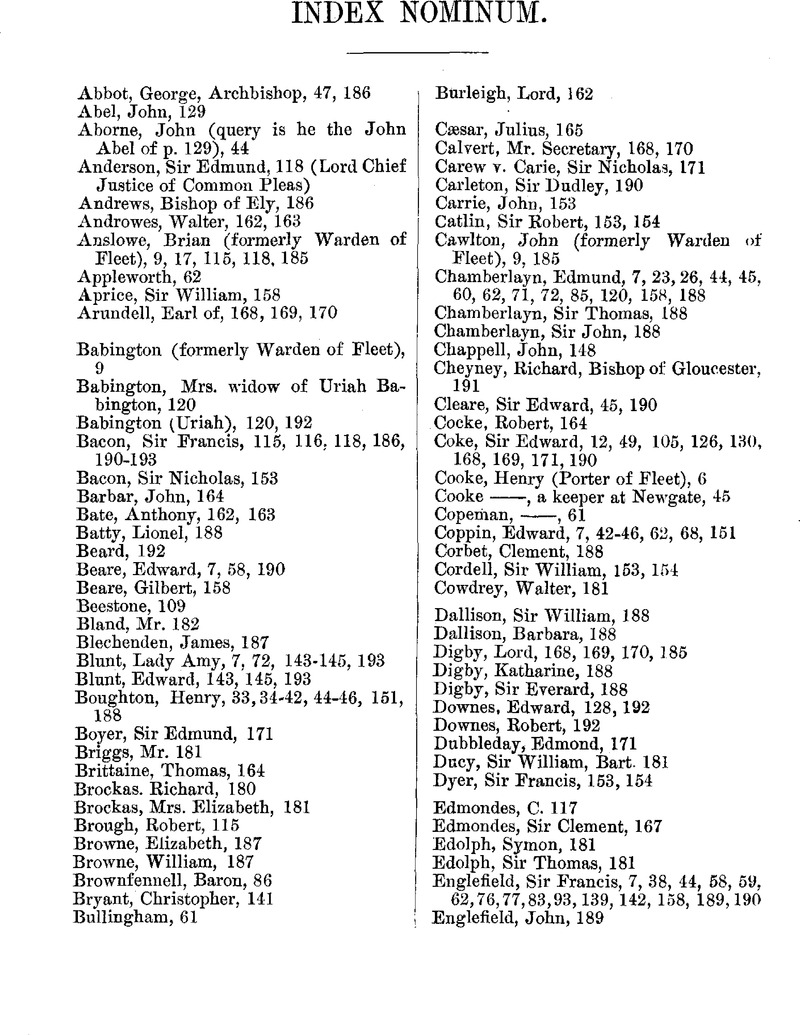
#> input picture ocr_index.jpg, 800 x 1035 px
$ jupyter execute --allow-errors ocr_index.ipynb
#> lines starting #> are read from the running program, lines starting #| are printed output that depends on the picture; after the words box and inside, x2 and y2 are one past the last pixel; in counts of white or black regions, pixels touching at a corner belong together
[cell 1]
import pytesseract
from PIL import Image
image_file = "ocr_index.jpg"

[cell 2]
img = Image.open(image_file)
#> img is the input picture: PIL image 800x1035 L; min 0, max 255, mean 233

[cell 3]
img.show()

#> (a cell that did not finish here is left out)

#> (a cell that did not finish here is left out)

[cell 6]
import cv2
image = cv2.imread("ocr_index.jpg")
#> image: shape (1035, 800, 3); min 0, max 255, mean 233

[cell 7]
gray = cv2.cvtColor(image , cv2.COLOR_BGR2GRAY)

[cell 8]
cv2.imwrite("temp/index_gray.jpg",gray)
#> Out = True

[cell 9]
blur = cv2.GaussianBlur(gray, (7,7), 0)
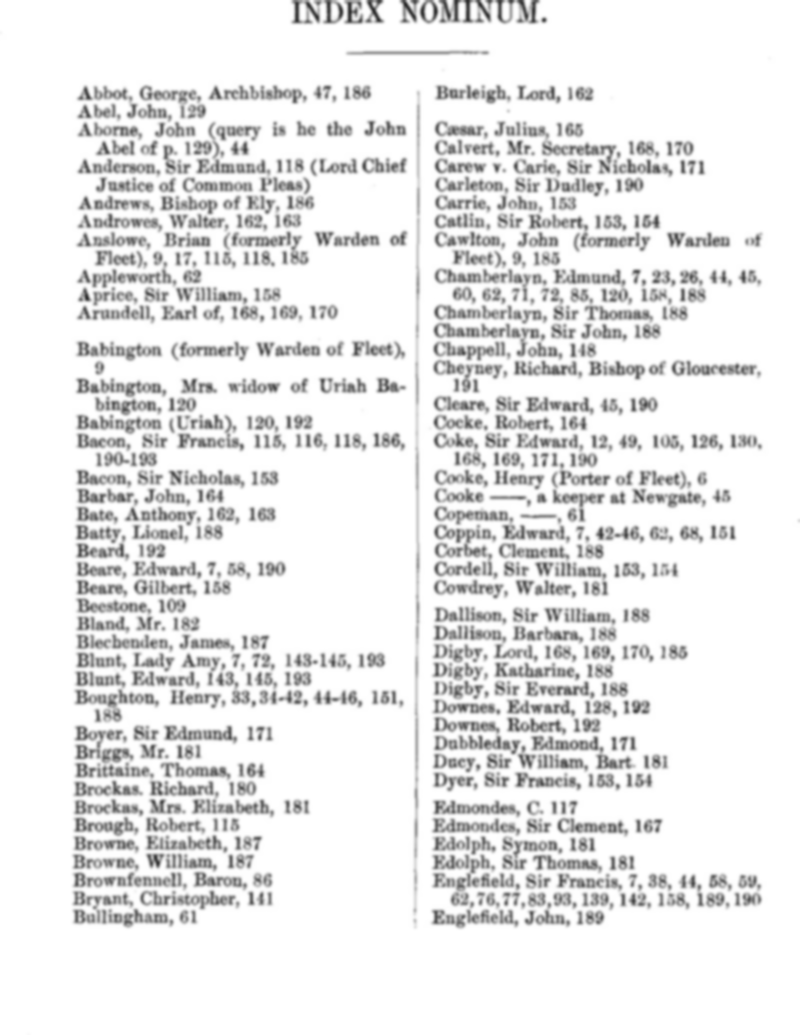
#> blur: shape (1035, 800); min 46, max 255, mean 233

[cell 10]
cv2.imwrite("temp/index_blur.jpg",blur)
#> Out = True

[cell 11]
thresh = cv2.threshold(blur, 0, 255, cv2.THRESH_BINARY_INV + cv2.THRESH_OTSU)[1]
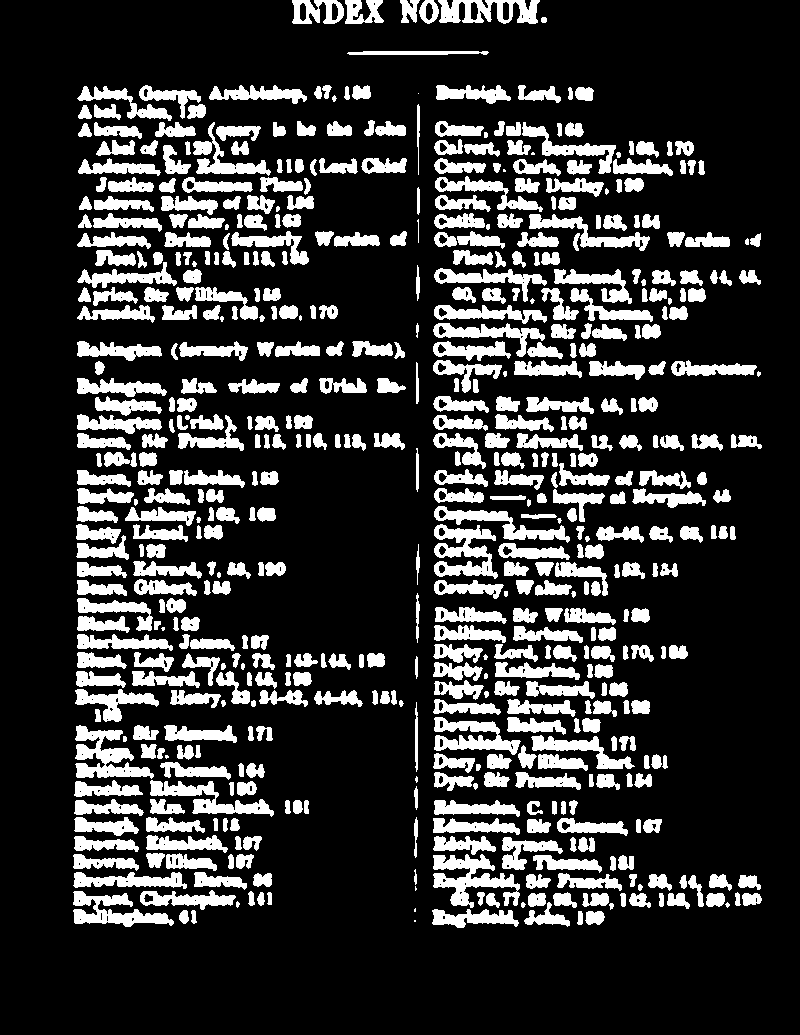
#> thresh: shape (1035, 800); 20.1% white; 573 white regions (18 under 20 px), largest, box (x1, y1, x2, y2) and area: (433, 854, 520, 908) 2067, (75, 725, 154, 779) 2009, (434, 524, 498, 579) 1828

[cell 12]
cv2.imwrite("temp/index_thresh.jpg",thresh)
#> Out = True

[cell 13]
kernel = cv2.getStructuringElement(cv2.MORPH_RECT, (3,13))

[cell 14]
cv2.imwrite("temp/index_kernel.jpg",kernel)

[cell 15]
dilate = cv2.dilate(thresh, kernel, iterations=1)
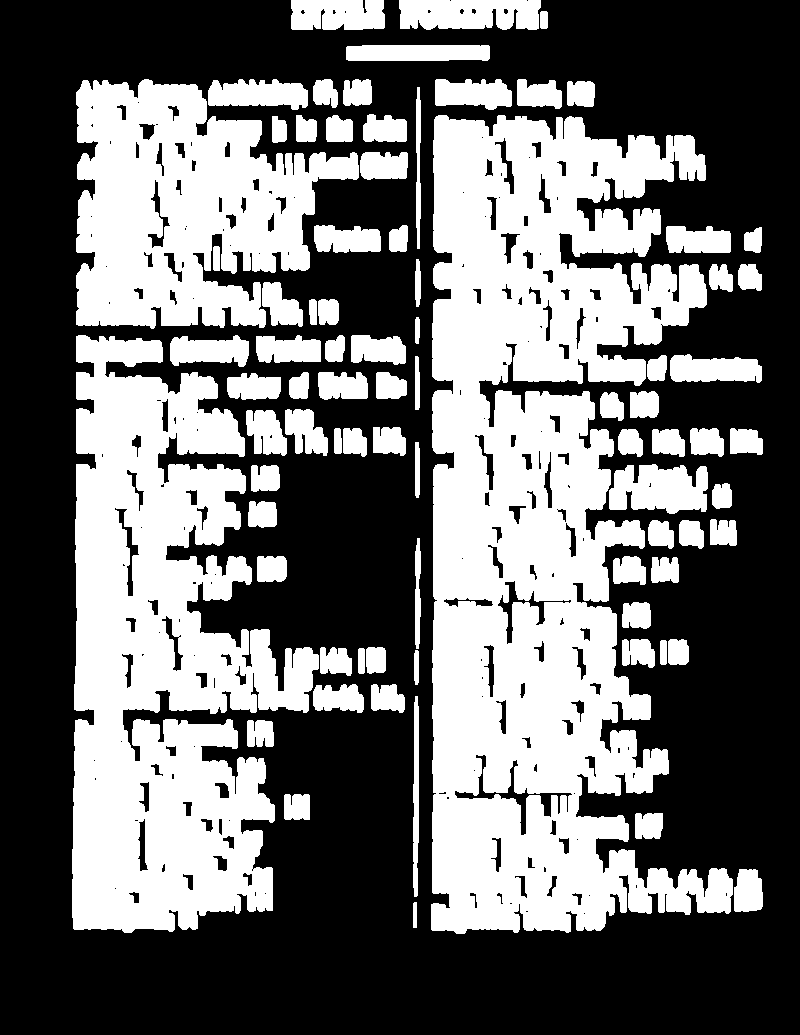
#> dilate: shape (1035, 800); 42.5% white; 81 white regions

[cell 16]
cv2.imwrite("temp/index_dilate.jpg",dilate)
#> Out = True

[cell 17]
cnts =cv2.findContours(dilate, cv2.RETR_EXTERNAL, cv2.CHAIN_APPROX_SIMPLE)
#> cnts = 81 contours; largest, box (x1, y1, x2, y2) and area: (431, 115, 733, 934) 155068, (72, 335, 319, 933) 90494, (76, 79, 359, 329) 45207, (399, 0, 541, 30) 3660, (609, 464, 708, 514) 3632
cnts = cnts[0] if len(cnts) == 2 else cnts[1]

[cell 18]
cnts = sorted(cnts, key = lambda x: cv2.boundingRect(x)[0])

[cell 19]
results=[]
#> (the rest of this cell did not finish here and is left out)

[cell 20]
print(results)

[cell 21]
entities=[]
for item in results:
    item = item.strip()
    item = item.split(" ")[0]
    if len(item)>0:
        if item[0].isupper():
            item = item.split(".")[0].replace(",","").replace(")","")
            print(item)
            entities.append(item)
